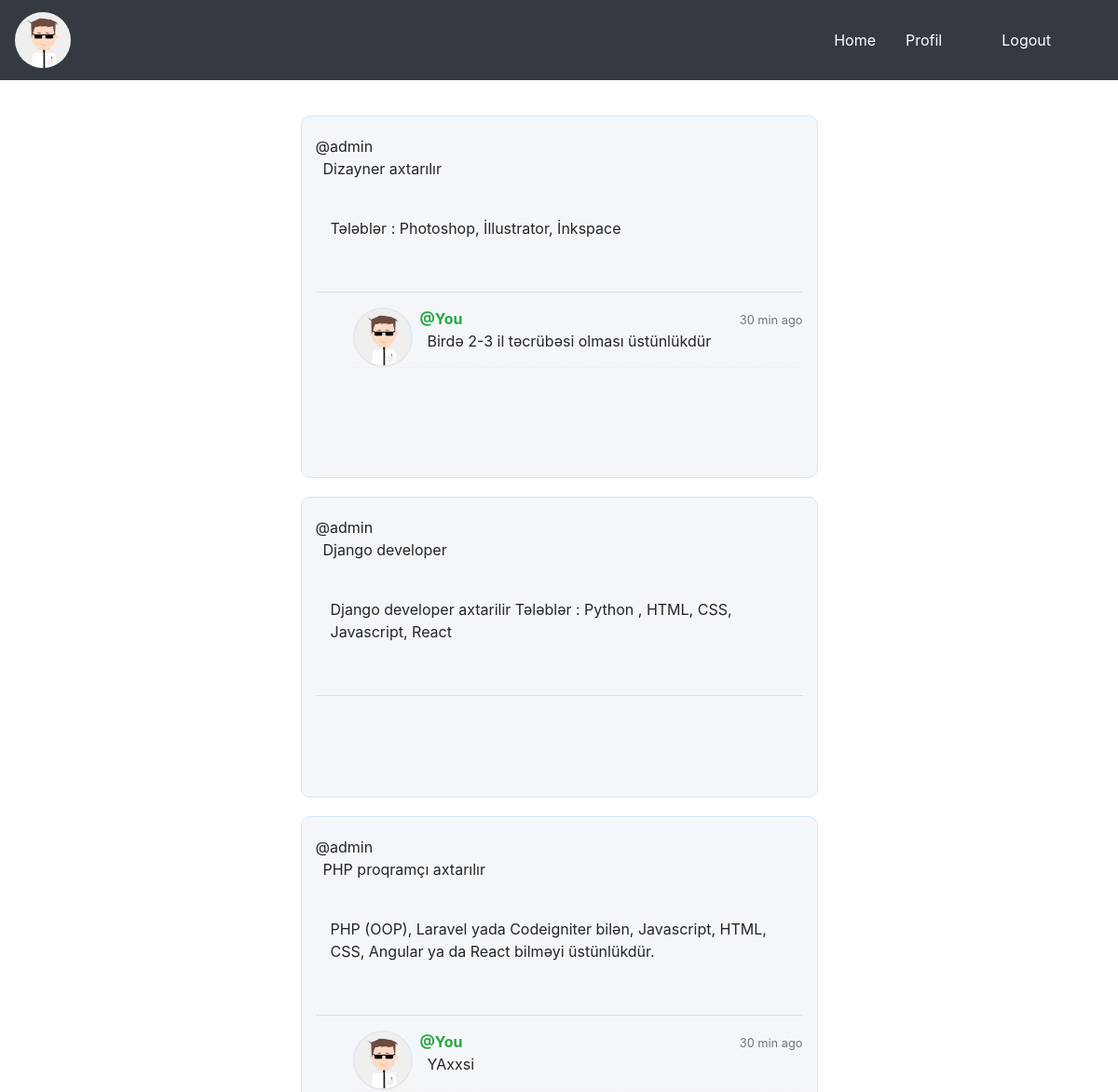
The app's page /info/1/ (signed in, upper part), older data.
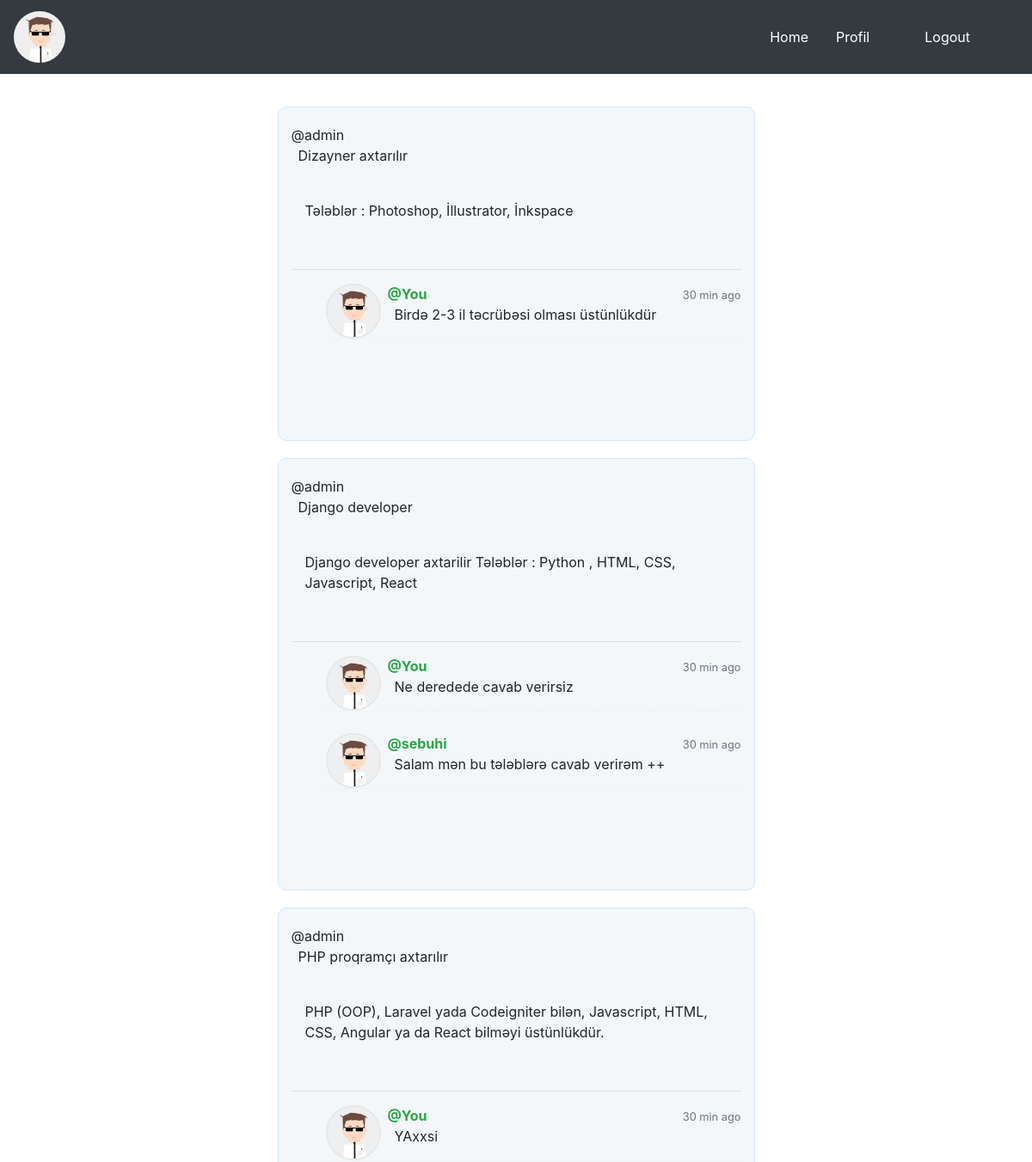
The same page, newer data.
### user/models.py (models this page shows, shortened)
class Posts(models.Model):
   owner_id = models.ForeignKey("auth.User",on_delete = models.CASCADE,verbose_name = "Postun Sahibi ", related_name='posts')
   title = models.CharField(max_length = 100,verbose_name = "Başlıq")
   content = models.CharField(max_length=3000, verbose_name='İçəriyi')
   category = models.ForeignKey(Categorie,on_delete = models.CASCADE,verbose_name = "Post Kategiyasi",related_name="post_category")
   subcategory = models.TextField(verbose_name = "Post Subkategoriyalari", default="None")
   created_date = models.DateTimeField(auto_now_add=True,verbose_name="Paylaşım tarixi")
   updated_date = models.DateTimeField(auto_now=True)
   post_image = models.FileField(blank = True,null = True,verbose_name="Şəkil əlavə edin")
   class Meta:
      ordering = ['-created_date'][:10]

class Comments(models.Model):
   post_id = models.ForeignKey(Posts,on_delete = models.CASCADE,verbose_name = "Paylaşım",related_name="comments")
   author_id = models.ForeignKey("auth.User",on_delete = models.CASCADE,verbose_name = "Kommentin sahibi ", related_name='authors')
   comment_content = models.CharField(max_length = 1000,verbose_name = "Komment")
   comment_date = models.DateTimeField(auto_now_add=True)
   update_date = models.DateTimeField(auto_now=True)
   class Meta:
      ordering = ['-comment_date'][:5]

### user/views.py (the view)
# urls.py: path('info/<int:id>/' or 'info/<string:username>/', main.info, name='info'),
@login_required(login_url="login")
def info(request, id = None, username = None):
	user = {}
	if id:
		user = get_object_or_404(User, id = id)
	if username:
		user = get_object_or_404(User, username = username)
	if user:
		all_posts = user.posts.all()
		return render(request, "info.html", {'posts' : all_posts, 'username' : user.username})
	return HttpResponse('Page Not Found', status=404)

### templates/info.html (shortened to what this page needs)
{% extends "layout.html" %}
{% block navbar %}
{% include "includes/navbar.html" %}
{% endblock navbar %}
{% block body %}
<div class="bootstrap snippets" style="margin-top:100px">
	<br>
	<div id="postList">
	{% if posts %}
		{% for post in posts %}
			<div class="col-md-6 col-md-offset-2 col-sm-12 ml-auto mr-auto postsStyle">
				<div class="comment-wrapper">
					<div class="panel panel-info">
						<div class="panel-heading">
							@{{post.owner_id.username}} <br> <p class="ml-2">{{post.title}}<p>
						</div>
						<div class="panel-body">
							<br>
							<p class="ml-3">
								{{post.content}}
							</p>
							<br>
							<hr>
							<ul class="media-list">
							{% if post.comments.all %}
								{% for comment in post.comments.all %}
									<li class="media">
										<a href="#" class="pull-left" style="float:left">
											<img src="{{ MEDIA_URL }}user_1.jpg" alt="" class="img-circle">
										</a>
										<div class="media-body">
											<span class="text-muted pull-right" style="float:right">
												<small class="text-muted">30 min ago</small>
											</span>
											<strong class="text-success ml-2">
											{% if comment.author_id.id == user.id %}
											   @You
											{% else %}
												@{{comment.author_id.username}}
											{% endif %}
											</strong>
											<p class="ml-3">
												{{comment.comment_content}}
											</p>
										</div>
									</li>
								{% endfor %}
							{% endif %}
							</ul>
							<br>
							<br><br>
						</div>
					</div>
				</div>
			</div>
		{% endfor %}
	{% else %}
	    	<div class="alert alert-danger"><h3>{{ username }} not Any post yet</h3></div>
	{% endif %}
	</div>
</div>
{% endblock body %}

Row changes from the older to the newer data that the page shows:
added Comments: shows "@You", comment_content "Ne deredede cavab verirsiz", shown under Posts "Django developer"
added Comments: author_id.username "sebuhi", comment_content "Salam mən bu tələblərə cavab verirəm ++", shown under Posts "Django developer"
